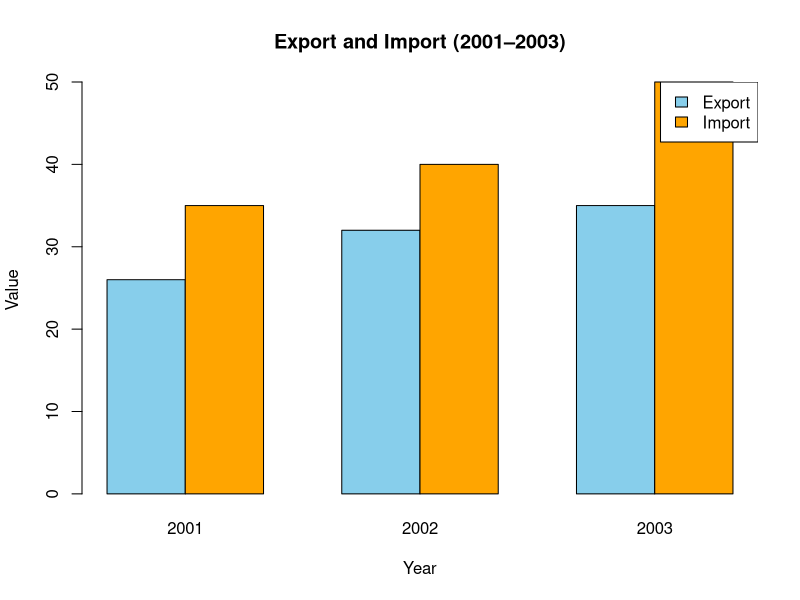

Recreate this plot in R.
# Data
year <- c("2001", "2002", "2003")
export <- c(26, 32, 35)
import <- c(35, 40, 50)
# Combine Export and Import into a matrix
data <- rbind(export, import)
# Create bar plot
barplot(data,
        beside = TRUE,                     # Side-by-side bars
        names.arg = year,                  # Year labels
        col = c("skyblue", "orange"),      # Colors for export/import
        main = "Export and Import (2001–2003)",
        xlab = "Year",
        ylab = "Value")
# Add legend
legend("topright",
       legend = c("Export", "Import"),
       fill = c("skyblue", "orange"))
